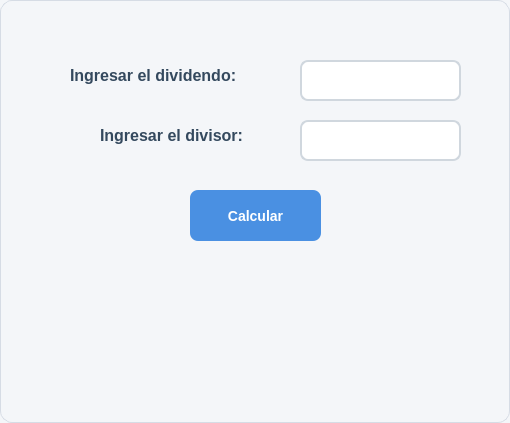
<?xml version="1.0" encoding="UTF-8"?>
<ui version="4.0">
 <class>DialogoEjercicio21</class>
 <widget class="QDialog" name="DialogoEjercicio21">
  <property name="geometry">
   <rect>
    <x>0</x>
    <y>0</y>
    <width>510</width>
    <height>423</height>
   </rect>
  </property>
  <property name="windowTitle">
   <string>Dialog</string>
  </property>
  <property name="styleSheet">
   <string notr="true">/* =========================
   ESTILO GENERAL DEL DIALOG
   ========================= */
QDialog {
    background-color: #f4f6f9;
    border: 1px solid #d6dce5;
    border-radius: 12px;
    font-family: &quot;Segoe UI&quot;;
    font-size: 14px;
    color: #2c3e50;
}

/* =========================
   LABELS
   ========================= */
QLabel {
    color: #34495e;
    font-weight: 500;
    background: transparent;
}

/* =========================
   CAMPOS DE TEXTO
   ========================= */
QLineEdit {
    background-color: #ffffff;
    border: 2px solid #d0d7de;
    border-radius: 8px;
    padding: 8px 10px;
    color: #2c3e50;
    selection-background-color: #4a90e2;
    selection-color: white;
}

/* Cuando el usuario selecciona el campo */
QLineEdit:focus {
    border: 2px solid #4a90e2;
    background-color: #ffffff;
}

/* Campo deshabilitado */
QLineEdit:disabled {
    background-color: #ecf0f1;
    color: #95a5a6;
    border: 2px solid #dfe6e9;
}

/* =========================
   BOTONES
   ========================= */
QPushButton {
    background-color: #4a90e2;
    color: white;
    border: none;
    border-radius: 8px;
    padding: 8px 16px;
    font-size: 14px;
    font-weight: 600;
}

/* Hover */
QPushButton:hover {
    background-color: #357abd;
}

/* Click */
QPushButton:pressed {
    background-color: #2f6da3;
    padding-top: 9px;
    padding-bottom: 7px;
}

/* Botón deshabilitado */
QPushButton:disabled {
    background-color: #bdc3c7;
    color: #ecf0f1;
}

/* =========================
   TOOLTIP OPCIONAL
   ========================= */
QToolTip {
    background-color: #2c3e50;
    color: white;
    border: 1px solid #4a90e2;
    padding: 5px;
    border-radius: 6px;
}</string>
  </property>
  <widget class="QLabel" name="label">
   <property name="geometry">
    <rect>
     <x>70</x>
     <y>50</y>
     <width>221</width>
     <height>51</height>
    </rect>
   </property>
   <property name="font">
    <font>
     <pointsize>12</pointsize>
     <weight>62</weight>
     <bold>true</bold>
    </font>
   </property>
   <property name="text">
    <string>Ingresar el dividendo:</string>
   </property>
  </widget>
  <widget class="QLabel" name="label_2">
   <property name="geometry">
    <rect>
     <x>100</x>
     <y>120</y>
     <width>191</width>
     <height>31</height>
    </rect>
   </property>
   <property name="font">
    <font>
     <pointsize>12</pointsize>
     <weight>62</weight>
     <bold>true</bold>
    </font>
   </property>
   <property name="text">
    <string>Ingresar el divisor:</string>
   </property>
  </widget>
  <widget class="QLabel" name="lbl_calculo">
   <property name="geometry">
    <rect>
     <x>30</x>
     <y>300</y>
     <width>451</width>
     <height>51</height>
    </rect>
   </property>
   <property name="font">
    <font>
     <pointsize>10</pointsize>
     <weight>62</weight>
     <bold>true</bold>
    </font>
   </property>
   <property name="text">
    <string/>
   </property>
   <property name="alignment">
    <set>Qt::AlignCenter</set>
   </property>
  </widget>
  <widget class="QLineEdit" name="txt_dividendo">
   <property name="geometry">
    <rect>
     <x>300</x>
     <y>60</y>
     <width>161</width>
     <height>41</height>
    </rect>
   </property>
   <property name="font">
    <font>
     <pointsize>10</pointsize>
     <weight>75</weight>
     <bold>true</bold>
    </font>
   </property>
  </widget>
  <widget class="QLineEdit" name="txt_divisor">
   <property name="geometry">
    <rect>
     <x>300</x>
     <y>120</y>
     <width>161</width>
     <height>41</height>
    </rect>
   </property>
   <property name="font">
    <font>
     <pointsize>10</pointsize>
     <weight>75</weight>
     <bold>true</bold>
    </font>
   </property>
  </widget>
  <widget class="QPushButton" name="btn_calcular">
   <property name="geometry">
    <rect>
     <x>190</x>
     <y>190</y>
     <width>131</width>
     <height>51</height>
    </rect>
   </property>
   <property name="text">
    <string>Calcular</string>
   </property>
  </widget>
 </widget>
 <resources/>
 <connections/>
</ui>
